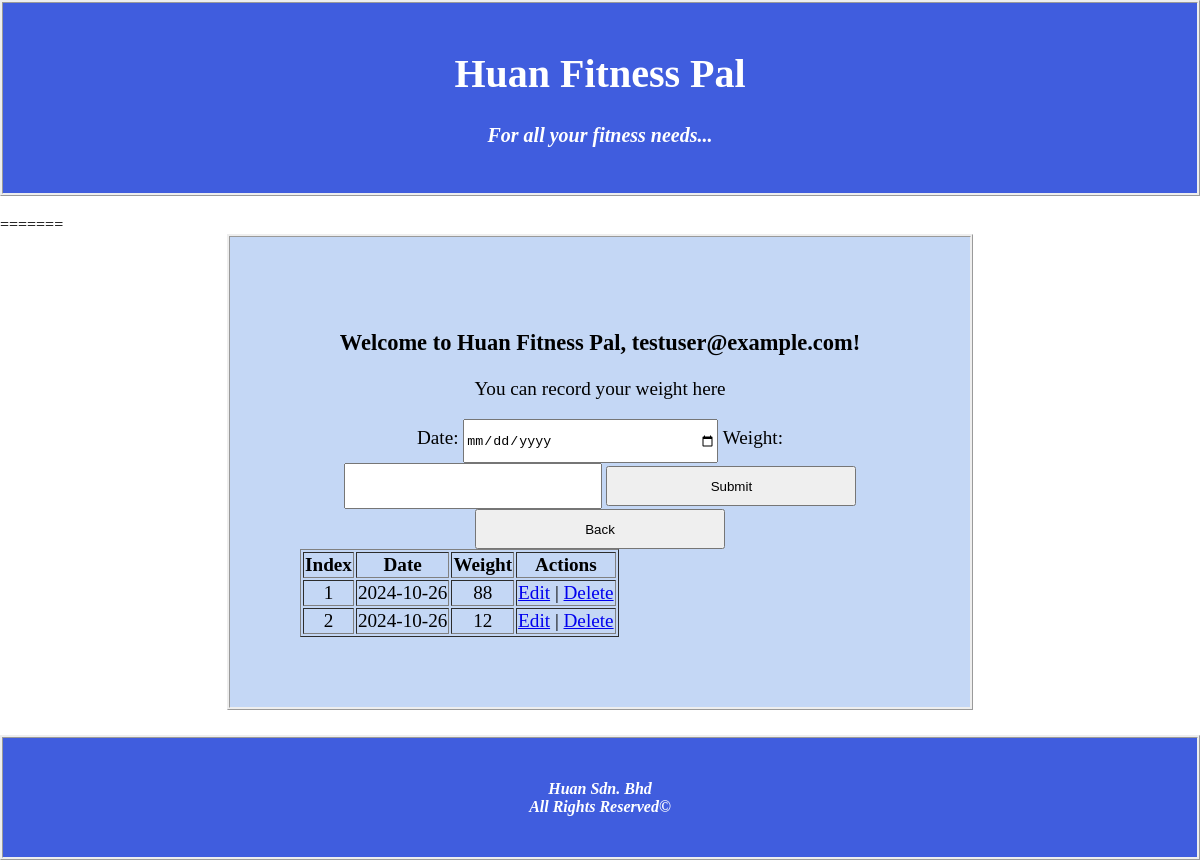
Screenshot of /weight.php (signed in) with the database file from the repository.
### tables this page shows
CREATE TABLE `weight` (
  `RecordID` int(11) NOT NULL,
  `UserID` int(11) NOT NULL,
  `Date` date NOT NULL,
  `Weight` float NOT NULL
);

### gettable.php (the view, shortened to what this page needs)
<?php
$userid = $_SESSION['userID'];
$dbname = $_POST['dbname'];
$mysqli = new mysqli("localhost", "root", "", "hfp");
$tableHeaders = [];
$query = '';
if ($dbname === 'weight') {
    $tableHeaders = ['Index','Date', 'Weight'];
    $query = "SELECT RecordID, date, weight FROM weight WHERE userid = ?";
} elseif ($dbname === 'water') {
    $tableHeaders = ['Index','DateTime', 'Amount'];
    $query = "SELECT RecordID, DateTime, ammount FROM water WHERE userid = ?";
} elseif ($dbname === 'exercise') {
    $tableHeaders = ['Index','Start', 'End', 'Record'];
    $query = "SELECT RecordID, start, end, record FROM exercise WHERE userid = ?";
} else {
    echo "Invalid request type.";
    $mysqli->close();
    exit;
}
$stmt = $mysqli->prepare($query);
$stmt->bind_param("i", $userid);
$stmt->execute();
$result = $stmt->get_result();
if ($result && $result->num_rows > 0) {
    echo "<table border='1'>";
    echo "<tr>";
    foreach ($tableHeaders as $header) {
        echo "<th>{$header}</th>";
    }
    echo "<th>Actions</th>";
    echo "</tr>";
    while ($row = $result->fetch_assoc()) {
        echo "<tr>";
        foreach ($row as $column) {
            echo "<td>{$column}</td>";
        }
        echo "<td>";
        echo "<a href='editdb.php?recordid={$row['RecordID']}&db={$dbname}'>Edit</a> | ";
        echo "<a href='delrec.php?recordid={$row['RecordID']}&db={$dbname}'>Delete</a>";
        echo "</td>";
        echo "</tr>";
    }
    echo "</table>";
} else {
    echo "No results found.";
}
?>

### weight.php (style rules this page uses)
body { background-image: url('https://st4.depositphotos.com/1022135/25748/i/450/depositphotos_257486682-stock-photo-group-young-people-sportswear-talking.jpg'); background-size: cover; margin: 0; right: 0; left: 0; }

### rows the page displays
weight: RecordID "1", Date "2024-10-26", Weight "88"
weight: RecordID "2", Date "2024-10-26", Weight "12"

### other values shown
$_SESSION['email'] "testuser@example.com"
$header "Index"
$header "Date"
$header "Weight"
